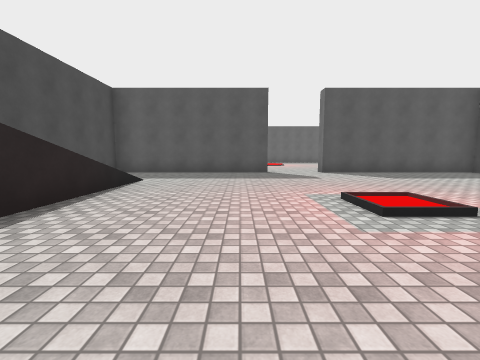
view 1 (above)

16 first-person views from a walk through a 3-D level made in the Unity game engine. The camera is 1.3 m above the floor, tilts 6° down and sees 90° across. The floor is counted in squares, 2 m on a side. Each view is taken from the middle of a square. On the plan, view 1 faces up. The plan holds only what a view shows up to about 9 squares ahead; the rest is blank. The place goes on beyond the plan. The player character is not drawn. Door leaves are left out, so doorways stand open. Surface patterns are stand-ins for the level's own textures.

view 2
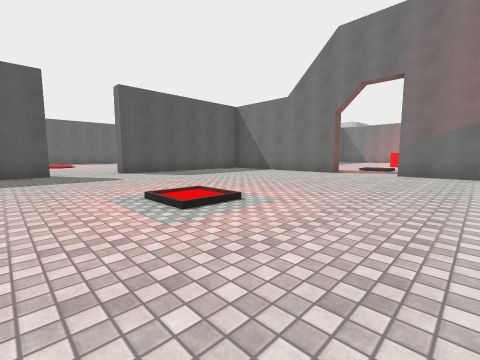

view 3
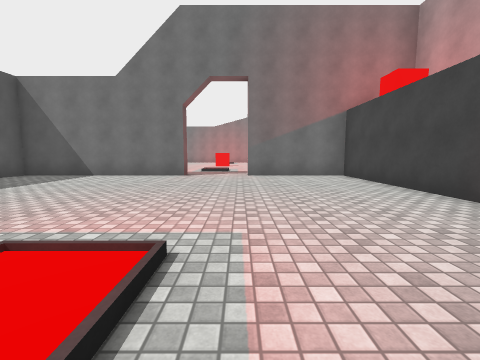

view 4
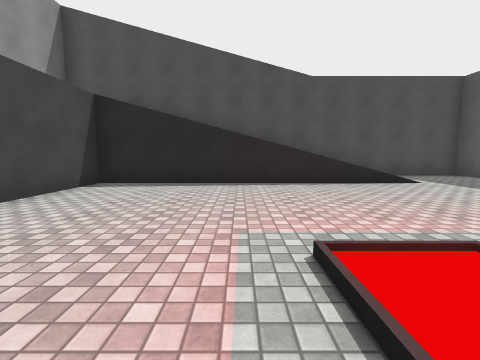

view 5
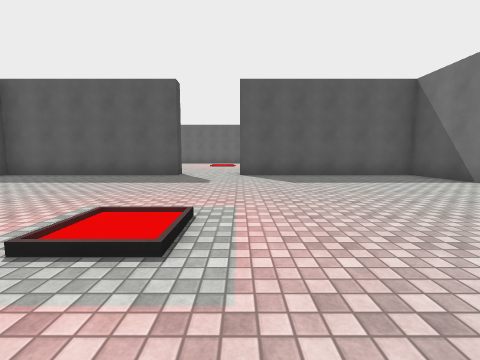

view 6
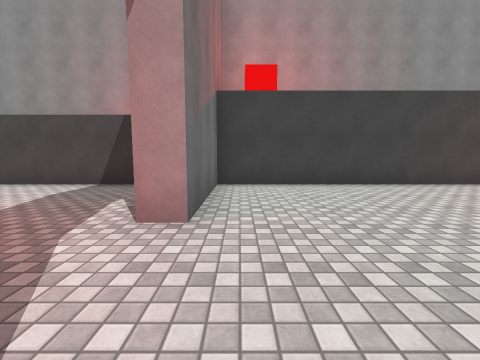

view 7
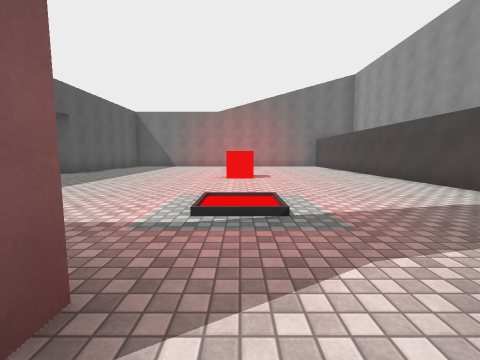

view 8
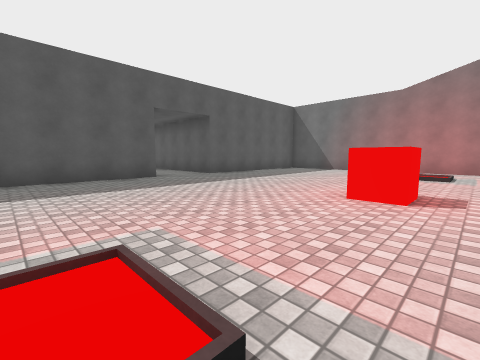

view 9
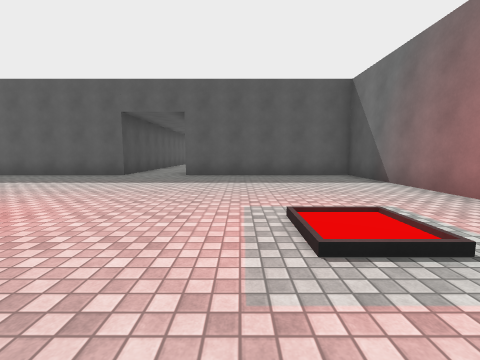

view 10
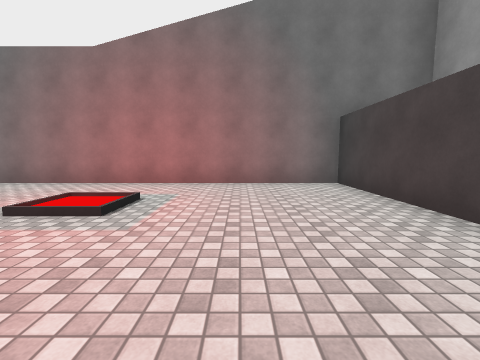

view 11
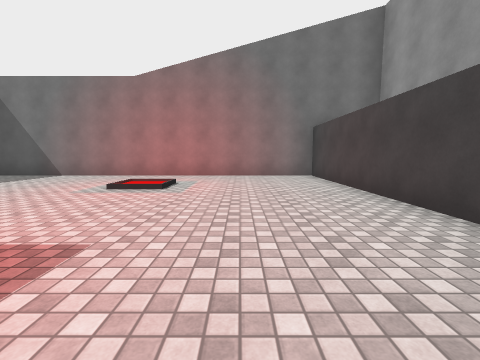

view 12
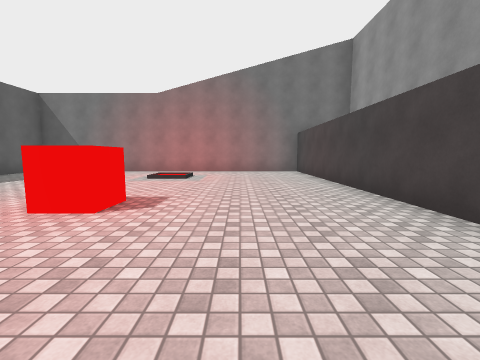

view 13
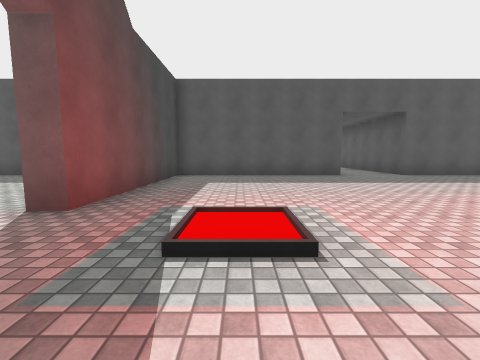

view 14
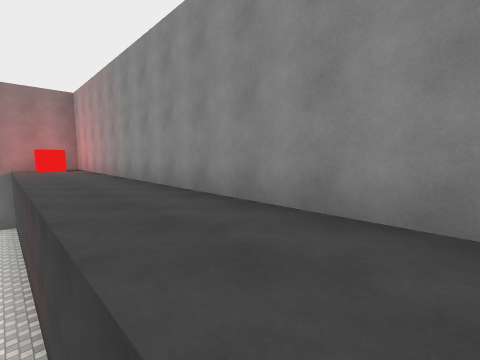

view 15
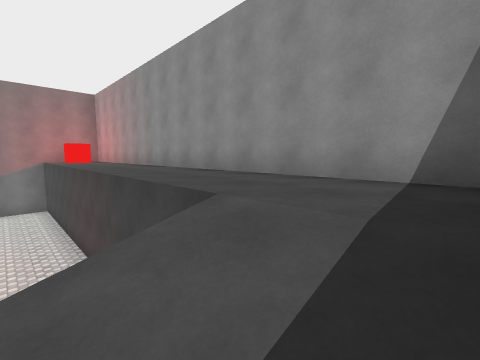

view 16
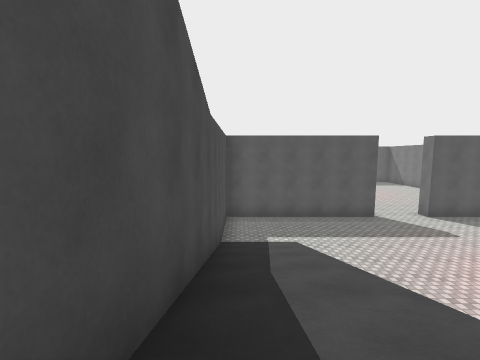

### Floor plan
Key: @ floor where view 1 was taken; # wall or solid block; . main floor; : floor 4 m higher than the main floor; / step, stairs or slope; D open door; C cube; O other object.
Columns run from 5 left of view 1 to 22 right of it. Each row starts with its distance up from view 1.
 11       ..
 10       ...          #..#
  9 ######DDD###########DD######
  8 #.............#............#
  7 #.............#............#
  6 #//...........#............#
  5 #//...........#............#
  4 #//...........#............#
  3 #//....O......D.O...C...O..#
  2 #//...........D............#
  1 #//...........#............#
  0 #//..@........#............#
 -1 #//...........#............#
 -2 #:::::::::::CC##############
 -3 #:::::::::::::#
 -4 ##############

Positions as (right, up) in squares from view 1, and headings:
1: (0, 0), facing up
2: (0, 0), facing up-right
3: (1, 2), facing right
4: (3, 2), facing left
5: (3, 1), facing up
6: (8, 4), facing down
7: (8, 3), facing right
8: (11, 2), facing up-right
9: (18, 1), facing up
10: (16, 1), facing right
11: (14, 1), facing right
12: (12, 1), facing right
13: (11, 1), facing up
14: (-3, -1), facing down-right
15: (-4, 0), facing down-right
16: (-4, 0), facing up
